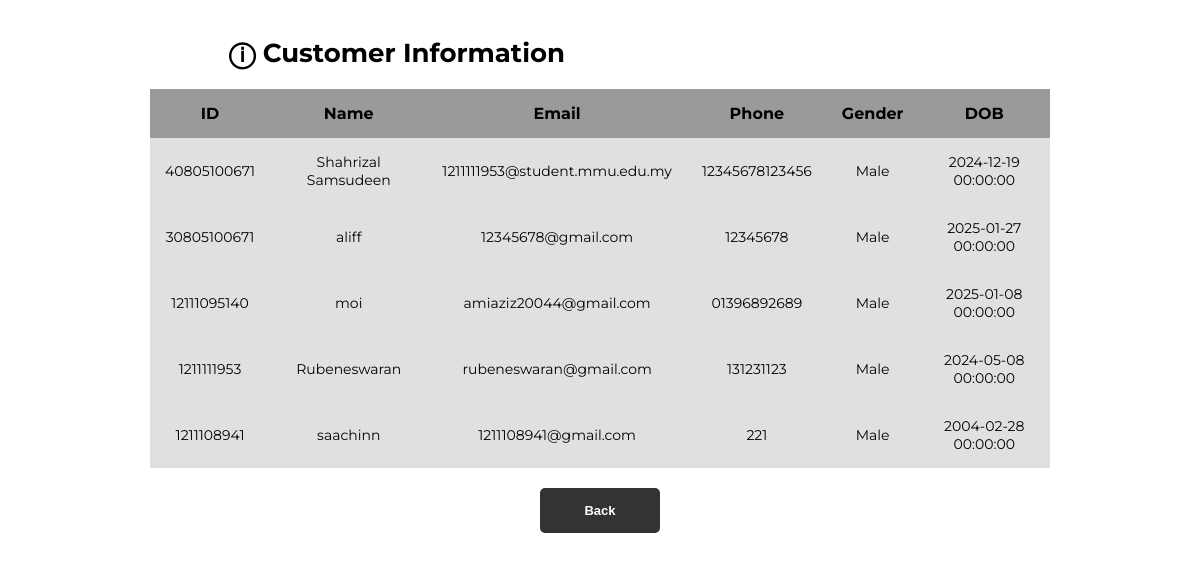
The app's page /viewcus with its own data.
### main.py (models this page shows)
class customer(db.Model,UserMixin):
  id=db.Column(db.Integer, primary_key=True)
  name=db.Column(db.String(150))
  password=db.Column(db.String(150))
  email=db.Column(db.String(100),unique=True)
  ph=db.Column(db.String(150),unique=True)
  gender=db.Column(db.String(150))
  dob=db.Column(db.DateTime(),default=datetime)

### main.py (the view)
@tandtweb.route('/viewcus', methods=['GET'])
def view_cus():
    customer_list = customer.query.all()
    return render_template('viewcus.html', customer_list=customer_list)

### templates/viewcus.html (shortened to what this page needs)
<!DOCTYPE html>
<html lang="en">
<head>
    <link rel="stylesheet" href="/static/viewtable.css">
</head>
<body>
    <h1 class="viewcus">ⓘ Customer Information</h1>
    <table class="viewcus">
        <thead>
            <tr>
                <th>ID</th>
                <th>Name</th>
                <th>Email</th>
                <th>Phone</th>
                <th>Gender</th>
                <th>DOB</th>
            </tr>
        </thead>
        <tbody>
            {% for customer in customer_list %}
                <tr class="notification-row">
                    <td>{{ customer.id }}</td>
                    <td>{{ customer.name }}</td>
                    <td>{{ customer.email }}</td>
                    <td>{{ customer.ph }}</td>
                    <td>{{ customer.gender }}</td>
                    <td>{{ customer.dob }}</td>
                </tr>
            {% endfor %}
        </tbody>
    </table>
    <button type="button" onclick="window.location.href='/sponsorhome'">Back</button>
</body>
</html>

### static/viewtable.css (style rules this page uses)
body { font-family: 'Montserrat', sans-serif; background-color: #ffffff; display: flex; flex-direction: column; align-items: center; padding: 20px; margin: 0; }
h1 { font-size: 26px; font-weight: bold; margin-bottom: 10px; text-align: left; }
h1.viewcus { width: 64%; }
table { width: 100%; border-collapse: collapse; margin-top: 10px; }
table.viewcus { max-width: 900px; }
th, td { padding: 15px; text-align: center; }
th { background-color: #9a9a9a; color: rgb(0, 0, 0); font-weight: bold; }
td { background-color: #e0e0e0; padding: 15px; font-size: 14px; }
button { background-color: #333; color: white; border: none; padding: 10px 20px; border-radius: 5px; font-size: 13px; cursor: pointer; font-weight: bold; margin-top: 20px; min-width: 120px; height: 45px; }

### records on screen
customer: id "40805100671", name "Shahrizal Samsudeen", email "1211111953@student.mmu.edu.my", ph "12345678123456", gender "Male", dob "2024-12-19 00:00:00"
customer: id "30805100671", name "aliff", email "12345678@gmail.com", ph "12345678", gender "Male", dob "2025-01-27 00:00:00"
customer: id "12111095140", name "moi", email "amiaziz20044@gmail.com", ph "01396892689", gender "Male", dob "2025-01-08 00:00:00"
customer: id "1211111953", name "Rubeneswaran", email "rubeneswaran@gmail.com", ph "131231123", gender "Male", dob "2024-05-08 00:00:00"
customer: id "1211108941", name "saachinn", email "1211108941@gmail.com", ph "221", gender "Male", dob "2004-02-28 00:00:00"
